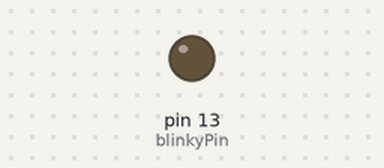
A sketch run on a simulated Arduino Uno, built with avr-gcc and run on an emulated ATmega328P. Parts: output pins drawn as LEDs (lit = HIGH). Pins used as bus, display or sensor lines are not drawn; what the sketch prints to the serial monitor is not drawn.

Above: at 0.3 s.
At 0.9 s:
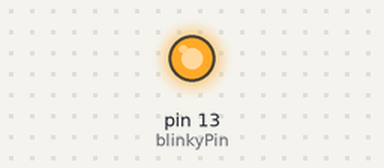
Timing chart, 0 to 2.4 s (numbered marks = the images above):
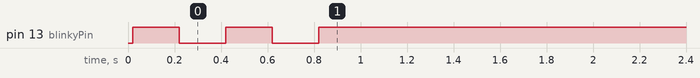

The sketch:

color_factory_fake_sensor.ino
```cpp
// chip: ATMEGA168-20PU
// bootloader: Arduino Diecimila or Duemilanove w/ ATmega168
//
// This is a device that pretends to be a color sensor on the rs485 bus
//


#include <PString.h>

#define blinkyPin 13

char last_color= 'b';
char current_color= 'n';

void setup(void)
{
  Serial.begin(9600);
  pinMode(blinkyPin, OUTPUT);

  setup_rs485_tranceiver();

  flash_led(blinkyPin);
  digitalWrite(blinkyPin, HIGH);
}

void loop() {
  communicate();
}

void flash_led(int pin){
  digitalWrite(pin, HIGH);
  delay(200);
  digitalWrite(pin, LOW);
  delay(200);
  digitalWrite(pin, HIGH);
  delay(200);
  digitalWrite(pin, LOW);
  delay(200);
}

void set_current_color(char color){
  current_color= color;
}
```

rs485.ino
```cpp
#define MY_ADDR '1'
#define MASTER_ADDR 'M'

/////////////////////////////////////////////////////////////
// RS485 happens over RJ45 ethernet style cables/connectors
// Pinout:
// 1 - RS485 "A"
// 2 - GND
// 3 - N/C
// 4 - +5V
// 5 - GND
// 6 - N/C
// 7 - RS485 "B"
// 8 - GND
/////////////////////////////////////////////////////////////


// recognized commands:
// (UPDATE IS_VALID() WHEN ADDING TO THIS LIST)
#define GET_CURRENT_READING 'R'
#define GET_LAST_READ 'L'
#define DUMP_READING 'D'
#define RESET_BALL_PRESENCE_THRESH 'T'
#define RESET_BUCKET_COLOR 'B'
#define KIDS_GONE_CHECK 'K'

//responses
#define YES 'Y'
#define NO 'N'
#define OK 'K'
#define ERROR 'E'
#define NONE 0

#define txPin 2

void setup_rs485_tranceiver(){
  pinMode(txPin, OUTPUT);
  digitalWrite(txPin, LOW); // set transceiver to "receive" mode

  char buffer[100]; //buffer to hold message before sending out
  PString message(buffer, sizeof(buffer));
  message.begin(); // clears out string
  message.print("sensor ");
  message.print(MY_ADDR);
  message.println(" started");
  tx_msg(buffer);
}

void communicate(){
  char command= get_command();
  if (command==NONE) return;

  char response[3]; // leave room for null termination
  response[0]=MASTER_ADDR;
  response[1]=ERROR;
  response[2]='\0'; // make sure ends with null

  if (command==GET_CURRENT_READING){
    response[1]= current_color;
    tx_msg(response);
  }

  if (command==GET_LAST_READ){
    response[1]= last_color;
    tx_msg(response);
  }
  if (command==RESET_BALL_PRESENCE_THRESH){
    response[1]=OK;
    tx_msg(response); // ambient_light() takes too much time to wait...
    // set_ball_presence_thresh();
  }
  if (command==RESET_BUCKET_COLOR){
    response[1]=OK;
    tx_msg(response);
    reset_bucket_color();
  }

  if (command==KIDS_GONE_CHECK){
    response[1] = NO;
    tx_msg(response);
  }
}

void reset_bucket_color(){
  if (MY_ADDR == '1') set_current_color('n');
  if (MY_ADDR == '2') set_current_color('r');
  if (MY_ADDR == '3') set_current_color('g');
  if (MY_ADDR == '4') set_current_color('b');
}


char get_command(){ // returns next command or 0 if none available.
  char command;
  if (Serial.available() < 2) return NONE;

  while (Serial.available() > 0) if (Serial.read() == MY_ADDR) command= Serial.read();
  //while (Serial.read() != MY_ADDR) if (Serial.available()==0) return 0;
  //command= Serial.read();
  Serial.flush();

  if (is_valid(command)) return command;
  else return ERROR;
}

boolean is_valid(char candidate){
  if (candidate==GET_CURRENT_READING) return true;
  if (candidate==GET_LAST_READ) return true;
  if (candidate==DUMP_READING) return true;
  if (candidate==RESET_BALL_PRESENCE_THRESH) return true;
  if (candidate==RESET_BUCKET_COLOR) return true;
  if (candidate==KIDS_GONE_CHECK) return true;

  return false;
}

void tx_msg(char *msg)
{
  digitalWrite(txPin, HIGH);
  delay(10);
  Serial.print(msg);
  delay(10);
  digitalWrite(txPin, LOW);
}
```
